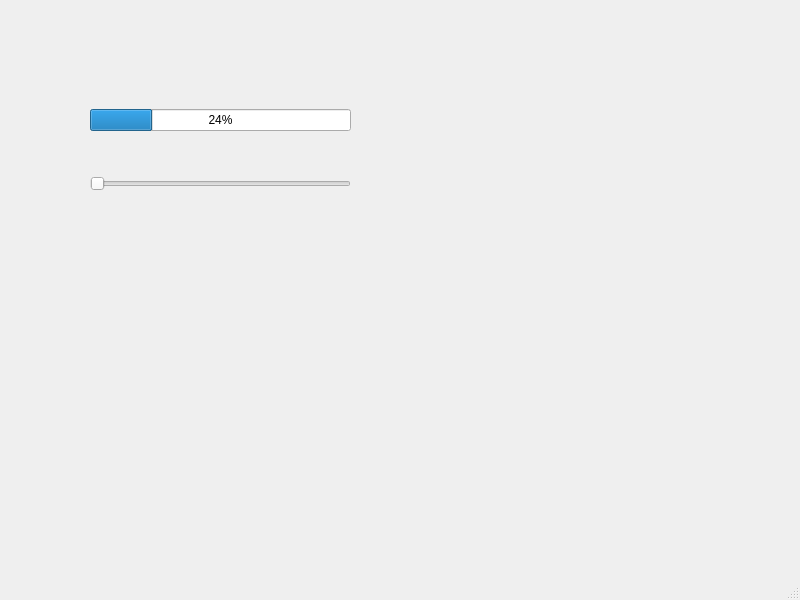
<?xml version="1.0" encoding="UTF-8"?>
<ui version="4.0">
 <class>MainWindow</class>
 <widget class="QMainWindow" name="MainWindow">
  <property name="geometry">
   <rect>
    <x>0</x>
    <y>0</y>
    <width>800</width>
    <height>600</height>
   </rect>
  </property>
  <property name="windowTitle">
   <string>MainWindow</string>
  </property>
  <widget class="QWidget" name="centralwidget">
   <widget class="QWidget" name="">
    <property name="geometry">
     <rect>
      <x>90</x>
      <y>70</y>
      <width>261</width>
      <height>161</height>
     </rect>
    </property>
    <layout class="QVBoxLayout" name="verticalLayout">
     <item>
      <widget class="QProgressBar" name="progressBar">
       <property name="value">
        <number>24</number>
       </property>
      </widget>
     </item>
     <item>
      <widget class="QSlider" name="horizontalSlider">
       <property name="orientation">
        <enum>Qt::Horizontal</enum>
       </property>
      </widget>
     </item>
    </layout>
   </widget>
  </widget>
  <widget class="QMenuBar" name="menubar">
   <property name="geometry">
    <rect>
     <x>0</x>
     <y>0</y>
     <width>800</width>
     <height>21</height>
    </rect>
   </property>
  </widget>
  <widget class="QStatusBar" name="statusbar"/>
 </widget>
 <resources/>
 <connections>
  <connection>
   <sender>horizontalSlider</sender>
   <signal>valueChanged(int)</signal>
   <receiver>progressBar</receiver>
   <slot>setValue(int)</slot>
   <hints>
    <hint type="sourcelabel">
     <x>196</x>
     <y>206</y>
    </hint>
    <hint type="destinationlabel">
     <x>208</x>
     <y>141</y>
    </hint>
   </hints>
  </connection>
 </connections>
</ui>
